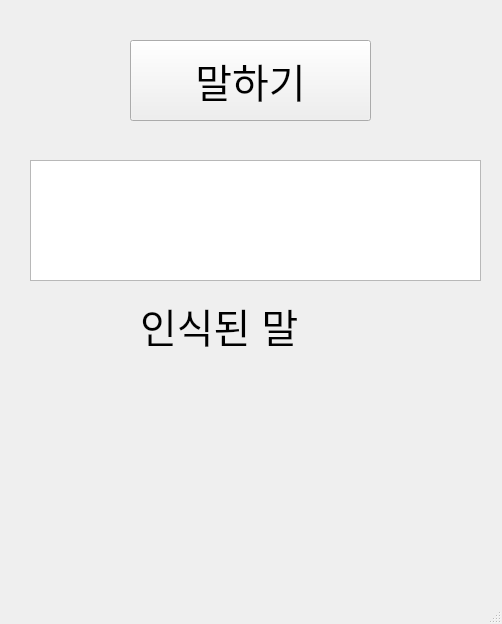
<?xml version="1.0" encoding="UTF-8"?>
<ui version="4.0">
 <class>MainWindow</class>
 <widget class="QMainWindow" name="MainWindow">
  <property name="geometry">
   <rect>
    <x>0</x>
    <y>0</y>
    <width>502</width>
    <height>624</height>
   </rect>
  </property>
  <property name="windowTitle">
   <string>MainWindow</string>
  </property>
  <widget class="QWidget" name="centralwidget">
   <widget class="QPushButton" name="pushButton">
    <property name="geometry">
     <rect>
      <x>130</x>
      <y>40</y>
      <width>241</width>
      <height>81</height>
     </rect>
    </property>
    <property name="font">
     <font>
      <pointsize>30</pointsize>
     </font>
    </property>
    <property name="text">
     <string>말하기</string>
    </property>
   </widget>
   <widget class="QTextEdit" name="textEdit">
    <property name="geometry">
     <rect>
      <x>30</x>
      <y>160</y>
      <width>451</width>
      <height>121</height>
     </rect>
    </property>
   </widget>
   <widget class="QLabel" name="label">
    <property name="geometry">
     <rect>
      <x>140</x>
      <y>280</y>
      <width>211</width>
      <height>91</height>
     </rect>
    </property>
    <property name="font">
     <font>
      <pointsize>30</pointsize>
     </font>
    </property>
    <property name="text">
     <string>인식된 말</string>
    </property>
   </widget>
  </widget>
  <widget class="QMenuBar" name="menubar">
   <property name="geometry">
    <rect>
     <x>0</x>
     <y>0</y>
     <width>502</width>
     <height>26</height>
    </rect>
   </property>
  </widget>
  <widget class="QStatusBar" name="statusbar"/>
 </widget>
 <resources/>
 <connections/>
</ui>
